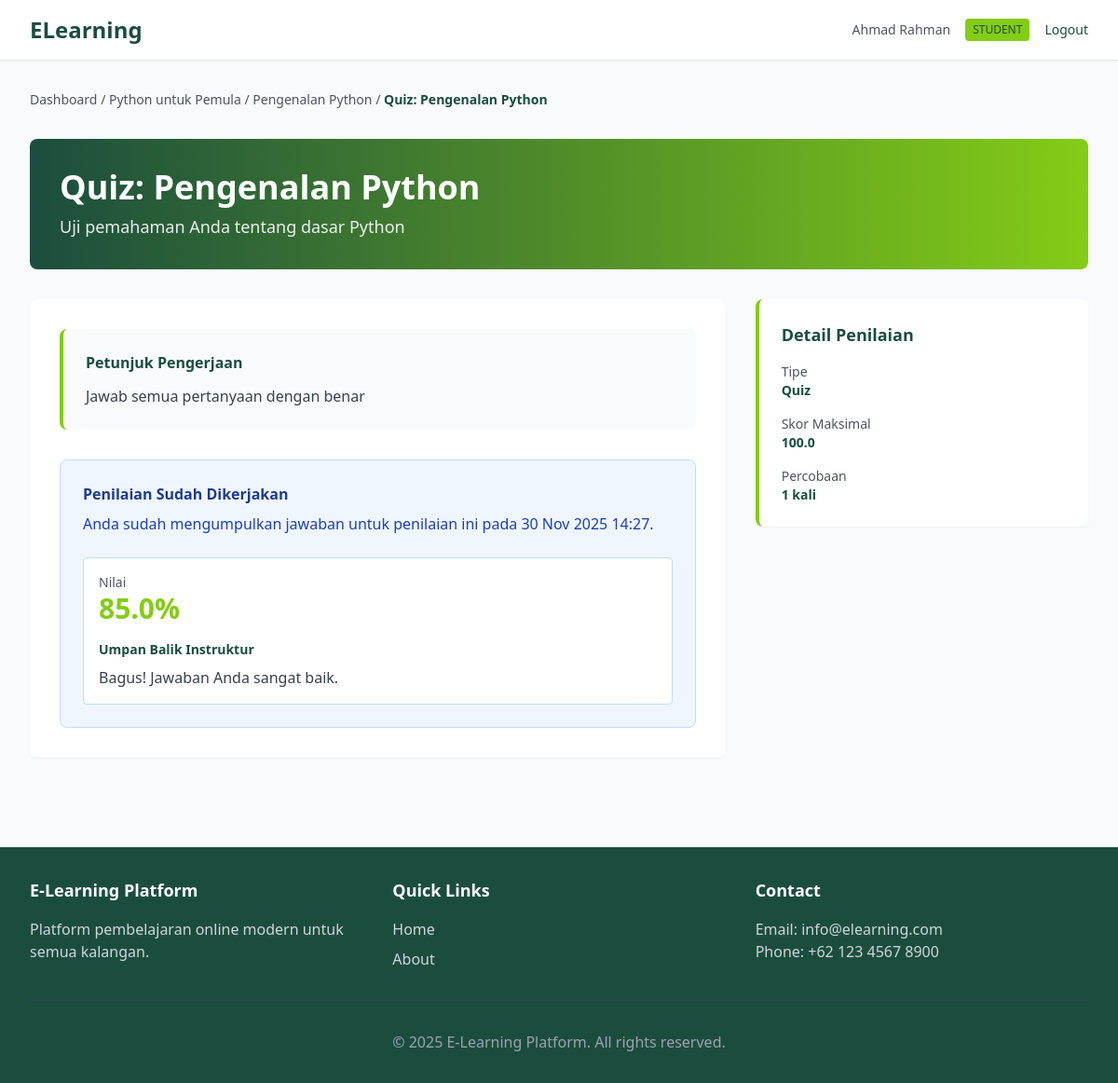
Screenshot of /student/assessment/1 (signed in) with the database file from the repository.
### app/models/user.py (models this page shows, shortened)
class User(UserMixin, db.Model):
    __tablename__ = 'users'
    id = db.Column(db.Integer, primary_key=True)
    username = db.Column(db.String(80), unique=True, nullable=False, index=True)
    email = db.Column(db.String(120), unique=True, nullable=False, index=True)
    password_hash = db.Column(db.String(255), nullable=False)
    full_name = db.Column(db.String(120), nullable=False)
    role = db.Column(db.String(20), default='student', nullable=False)
    bio = db.Column(db.Text)
    avatar_url = db.Column(db.String(255))
    is_active = db.Column(db.Boolean, default=True)
    created_at = db.Column(db.DateTime, server_default=db.func.now())
    updated_at = db.Column(db.DateTime, onupdate=db.func.now())
    enrollments = db.relationship('Enrollment', backref='user', lazy=True, cascade='all, delete-orphan')
    results = db.relationship('Result', backref='user', lazy=True, cascade='all, delete-orphan')
    courses_taught = db.relationship('Course', backref='instructor', lazy=True, foreign_keys='Course.instructor_id')
    def is_student(self):
        return self.role == 'student'

### app/models/course.py (models this page shows, shortened)
class Course(db.Model):
    __tablename__ = 'courses'
    id = db.Column(db.Integer, primary_key=True)
    title = db.Column(db.String(200), nullable=False)
    description = db.Column(db.Text)
    instructor_id = db.Column(db.Integer, db.ForeignKey('users.id'), nullable=False)
    status = db.Column(db.String(20), default='draft', nullable=False)  # draft, published, archived
    image_url = db.Column(db.String(255))
    category = db.Column(db.String(100))
    duration_weeks = db.Column(db.Integer)
    level = db.Column(db.String(50), default='beginner')  # beginner, intermediate, advanced
    created_at = db.Column(db.DateTime, default=datetime.utcnow)
    updated_at = db.Column(db.DateTime, onupdate=datetime.utcnow)
    modules = db.relationship('Module', backref='course', lazy=True, cascade='all, delete-orphan')
    assessments = db.relationship('Assessment', backref='course', lazy=True, cascade='all, delete-orphan')
    enrollments = db.relationship('Enrollment', backref='course', lazy=True, cascade='all, delete-orphan')

### app/models/module.py (models this page shows, shortened)
class Module(db.Model):
    __tablename__ = 'modules'
    id = db.Column(db.Integer, primary_key=True)
    course_id = db.Column(db.Integer, db.ForeignKey('courses.id'), nullable=False)
    title = db.Column(db.String(200), nullable=False)
    description = db.Column(db.Text)
    content = db.Column(db.Text)  # Main course content/material
    file_url = db.Column(db.String(255))  # URL for audio/video/PDF
    order = db.Column(db.Integer, default=1)
    status = db.Column(db.String(20), default='draft')  # draft, published
    duration_minutes = db.Column(db.Integer)
    learning_objectives = db.Column(db.Text)  # JSON or comma-separated
    created_at = db.Column(db.DateTime, default=datetime.utcnow)
    updated_at = db.Column(db.DateTime, onupdate=datetime.utcnow)
    assessments = db.relationship('Assessment', backref='module', lazy=True, cascade='all, delete-orphan')

### app/models/assessment.py (models this page shows, shortened)
class Assessment(db.Model):
    __tablename__ = 'assessments'
    id = db.Column(db.Integer, primary_key=True)
    module_id = db.Column(db.Integer, db.ForeignKey('modules.id'), nullable=False)
    course_id = db.Column(db.Integer, db.ForeignKey('courses.id'), nullable=False)
    title = db.Column(db.String(200), nullable=False)
    description = db.Column(db.Text)
    assessment_type = db.Column(db.String(50), nullable=False)  # quiz, assignment, submission
    questions = db.Column(db.Text)  # JSON format for quiz questions
    instructions = db.Column(db.Text)
    due_date = db.Column(db.DateTime)
    max_score = db.Column(db.Float, default=100.0)
    is_graded = db.Column(db.Boolean, default=True)
    allow_multiple_attempts = db.Column(db.Boolean, default=False)
    status = db.Column(db.String(20), default='draft')  # draft, published
    created_at = db.Column(db.DateTime, default=datetime.utcnow)
    updated_at = db.Column(db.DateTime, onupdate=datetime.utcnow)
    results = db.relationship('Result', backref='assessment', lazy=True, cascade='all, delete-orphan')

### app/models/result.py (models this page shows, shortened)
class Result(db.Model):
    __tablename__ = 'results'
    id = db.Column(db.Integer, primary_key=True)
    user_id = db.Column(db.Integer, db.ForeignKey('users.id'), nullable=False)
    assessment_id = db.Column(db.Integer, db.ForeignKey('assessments.id'), nullable=False)
    score = db.Column(db.Float)
    max_score = db.Column(db.Float, default=100.0)
    percentage = db.Column(db.Float)
    submission_file_url = db.Column(db.String(255))  # For assignments/submissions
    submission_text = db.Column(db.Text)  # Text responses
    status = db.Column(db.String(20), default='pending')  # pending, graded, submitted
    feedback = db.Column(db.Text)
    submitted_at = db.Column(db.DateTime, default=datetime.utcnow)
    graded_at = db.Column(db.DateTime)
    attempt_number = db.Column(db.Integer, default=1)
    __table_args__ = (db.Index('idx_user_assessment', 'user_id', 'assessment_id'),)

### app/routes/student.py (the view, shortened to what this page needs)
@student_bp.route('/assessment/<int:assessment_id>', methods=['GET', 'POST'])
@login_required
@student_required
def assessment(assessment_id):
    assessment = Assessment.query.get_or_404(assessment_id)
    module = assessment.module
    course = module.course
    enrollment = Enrollment.query.filter_by(user_id=current_user.id, course_id=course.id).first()
    if not enrollment:
        flash('Anda belum terdaftar di kursus ini.', 'warning')
        return redirect(url_for('student.dashboard'))
    existing_result = Result.query.filter_by(
        user_id=current_user.id,
        assessment_id=assessment_id
    ).first()
    return render_template('student/assessment.html',
                         assessment=assessment,
                         module=module,
                         course=course,
                         existing_result=existing_result)

### app/models/user.py (called while the page is built)
@login_manager.user_loader
def load_user(user_id):
    return User.query.get(int(user_id))

### app/routes/student.py (called while the page is built)
def student_required(f):
    @wraps(f)
    def decorated_function(*args, **kwargs):
        if not current_user.is_authenticated or not current_user.is_student():
            flash('Akses ditolak. Anda harus login sebagai siswa.', 'danger')
            return redirect(url_for('auth.login'))
        return f(*args, **kwargs)
    return decorated_function

### app/templates/student/assessment.html (shortened to what this page needs)
{% extends "base.html" %}
{% block content %}
<div class="space-y-8">
    <div class="text-sm text-gray-600">
        <a href="{{ url_for('student.dashboard') }}" class="hover:text-lime">Dashboard</a> /
        <a href="{{ url_for('student.course', course_id=course.id) }}" class="hover:text-lime">{{ course.title }}</a> /
        <a href="{{ url_for('student.module', module_id=module.id) }}" class="hover:text-lime">{{ module.title }}</a> /
        <span class="text-dark-green font-semibold">{{ assessment.title }}</span>
    </div>
    <div class="bg-gradient-to-r from-dark-green to-lime rounded-lg p-8 text-white">
        <h1 class="text-4xl font-bold mb-2">{{ assessment.title }}</h1>
        <p class="text-lg opacity-90">{{ assessment.description }}</p>
    </div>
    <div class="grid grid-cols-1 lg:grid-cols-3 gap-8">
        <div class="lg:col-span-2">
            <div class="bg-white rounded-lg shadow-sm p-8">
                {% if assessment.instructions %}
                    <div class="bg-light-gray p-6 rounded-lg mb-8 border-l-4 border-lime">
                        <h3 class="font-semibold text-dark-green mb-3">Petunjuk Pengerjaan</h3>
                        <p class="text-gray-700">{{ assessment.instructions }}</p>
                    </div>
                {% endif %}
                {% if existing_result and not assessment.allow_multiple_attempts %}
                    <div class="bg-blue-50 border border-blue-200 rounded-lg p-6">
                        <h3 class="font-semibold text-blue-900 mb-2">Penilaian Sudah Dikerjakan</h3>
                        <p class="text-blue-800 mb-4">Anda sudah mengumpulkan jawaban untuk penilaian ini pada {{ existing_result.submitted_at.strftime('%d %b %Y %H:%M') }}.</p>
                        {% if existing_result.status == 'graded' %}
                            <div class="mt-6 p-4 bg-white rounded border border-blue-200">
                                <p class="text-sm text-gray-600">Nilai</p>
                                <p class="text-3xl font-bold text-lime">{{ existing_result.percentage | round(1) }}%</p>
                                {% if existing_result.feedback %}
                                    <div class="mt-4">
                                        <p class="text-sm font-semibold text-dark-green mb-2">Umpan Balik Instruktur</p>
                                        <p class="text-gray-700">{{ existing_result.feedback }}</p>
                                    </div>
                                {% endif %}
                            </div>
                        {% else %}
                            <p class="text-blue-800">Jawaban Anda sedang dinilai oleh instruktur.</p>
                        {% endif %}
                    </div>
                {% endif %}
            </div>
        </div>
        <div class="bg-white rounded-lg shadow-sm p-6 border-l-4 border-lime h-fit">
            <h3 class="text-lg font-bold text-dark-green mb-4">Detail Penilaian</h3>
            <div class="space-y-4 text-sm">
                <div>
                    <p class="text-gray-600">Tipe</p>
                    <p class="font-semibold text-dark-green">{{ assessment.assessment_type.replace('_', ' ').title() }}</p>
                </div>
                <div>
                    <p class="text-gray-600">Skor Maksimal</p>
                    <p class="font-semibold text-dark-green">{{ assessment.max_score }}</p>
                </div>
                <div>
                    <p class="text-gray-600">Percobaan</p>
                    <p class="font-semibold text-dark-green">
                        {% if assessment.allow_multiple_attempts %}
                            Unlimited
                        {% else %}
                            1 kali
                        {% endif %}
                    </p>
                </div>
            </div>
        </div>
    </div>
</div>
{% endblock %}

### app/templates/base.html (shortened to what this page needs)
<!DOCTYPE html>
<html lang="id">
<head>
    <script src="https://cdn.tailwindcss.com"></script>
</head>
<body class="bg-light-gray">
    <nav class="bg-white shadow-sm border-b border-border-gray sticky top-0 z-50">
        <div class="max-w-7xl mx-auto px-4 sm:px-6 lg:px-8">
            <div class="flex justify-between items-center h-16">
                <div class="flex items-center">
                    <a href="/" class="text-2xl font-bold text-dark-green">ELearning</a>
                </div>
                <div class="flex items-center gap-4">
                    {% if current_user.is_authenticated %}
                        <span class="text-sm text-gray-600">{{ current_user.full_name }}</span>
                        <span class="text-xs bg-lime text-dark-green px-2 py-1 rounded">{{ current_user.role.upper() }}</span>
                        <a href="{{ url_for('auth.logout') }}" class="text-sm text-dark-green hover:text-lime transition">Logout</a>
                    {% else %}
                        <a href="{{ url_for('auth.login') }}" class="text-sm text-dark-green hover:text-lime transition">Login</a>
                        <a href="{{ url_for('auth.register') }}" class="text-sm bg-dark-green text-white px-4 py-2 rounded hover:bg-lime hover:text-dark-green transition">Register</a>
                    {% endif %}
                </div>
            </div>
        </div>
    </nav>
    <main class="max-w-7xl mx-auto px-4 sm:px-6 lg:px-8 py-8">
        {% block content %}{% endblock %}
    </main>
    <footer class="bg-dark-green text-white mt-16 py-8">
        <div class="max-w-7xl mx-auto px-4 sm:px-6 lg:px-8">
            <div class="grid grid-cols-1 md:grid-cols-3 gap-8">
                <div>
                    <h3 class="text-lg font-semibold mb-4">E-Learning Platform</h3>
                    <p class="text-gray-300">Platform pembelajaran online modern untuk semua kalangan.</p>
                </div>
                <div>
                    <h4 class="text-lg font-semibold mb-4">Quick Links</h4>
                    <ul class="space-y-2 text-gray-300">
                        <li><a href="/" class="hover:text-lime transition">Home</a></li>
                        <li><a href="/about" class="hover:text-lime transition">About</a></li>
                    </ul>
                </div>
                <div>
                    <h4 class="text-lg font-semibold mb-4">Contact</h4>
                    <p class="text-gray-300">Email: info@elearning.com</p>
                    <p class="text-gray-300">Phone: +62 123 4567 8900</p>
                </div>
            </div>
            <div class="border-t border-gray-700 mt-8 pt-8 text-center text-gray-400">
                <p>&copy; 2025 E-Learning Platform. All rights reserved.</p>
            </div>
        </div>
    </footer>
</body>
</html>

### rows the page displays
User: full_name "Ahmad Rahman", role "STUDENT"
Course: title "Python untuk Pemula"
Module: title "Pengenalan Python"
Assessment: title "Quiz: Pengenalan Python", description "Uji pemahaman Anda tentang dasar Python", instructions "Jawab semua pertanyaan dengan benar", assessment_type.replace "Quiz", max_score "100.0"
Result: submitted_at "30 Nov 2025 14:27", percentage "85.0", feedback "Bagus! Jawaban Anda sangat baik."
